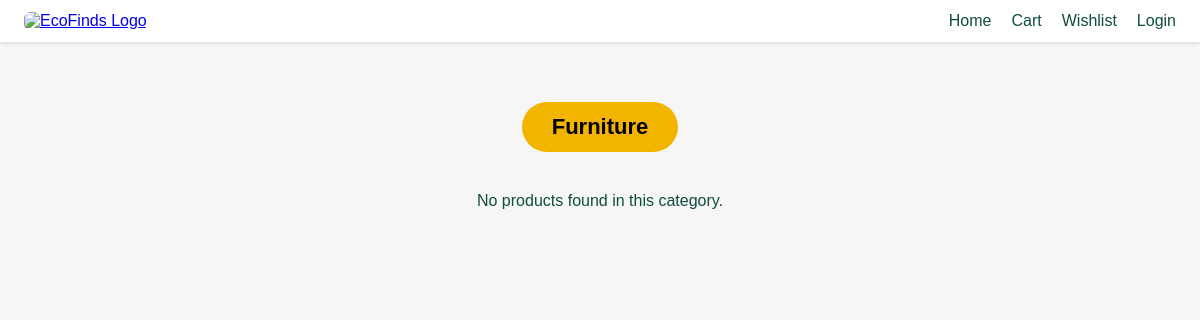
/categories/Furniture, run on an earlier commit of the app's database.
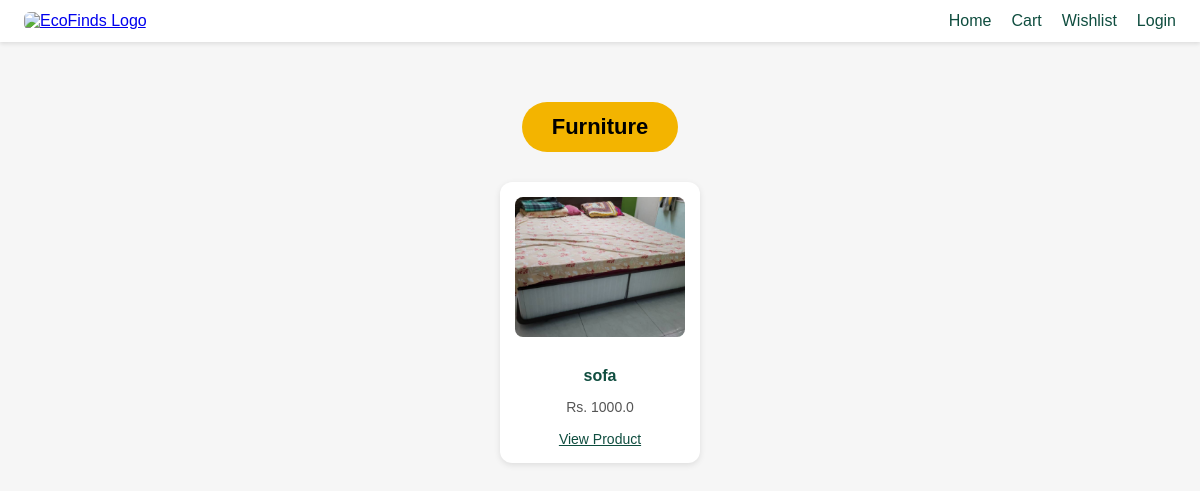
And on a later commit of the database.
### models.py (models this page shows)
class Product(db.Model):
    id = db.Column(db.Integer, primary_key=True)
    title = db.Column(db.String(100), nullable=False)
    description = db.Column(db.Text, nullable=False)
    price = db.Column(db.Float, nullable=False)
    category = db.Column(db.String(50))
    image = db.Column(db.String(100))
    created_at = db.Column(db.DateTime, default=datetime.utcnow)
    seller_id = db.Column(db.Integer, db.ForeignKey('user.id'))
    is_auction = db.Column(db.Boolean, default=False)
    auction = db.relationship('Auction', backref='product', uselist=False)

### product_routes.py (the view)
@product_bp.route('/categories/<string:category_name>')
def category_page(category_name):
    products = Product.query.filter(Product.category.ilike(category_name)).all()
    return render_template('category_page.html', category=category_name, products=products)

### templates/category_page.html (shortened to what this page needs)
{% extends "base.html" %}
{% block content %}
<div class="category-heading">{{ category }}</div>
{% if products %}
  <div class="product-grid">
    {% for product in products %}
    <div class="product-card">
      <img src="{{ url_for('static', filename='uploads/' ~ product.image) }}" alt="{{ product.title }}">
      <h3>{{ product.title }}</h3>
      <p>Rs. {{ product.price }}</p>
      <a href="{{ url_for('product_bp.product_detail', product_id=product.id) }}">View Product</a>
    </div>
    {% endfor %}
  </div>
{% else %}
  <p style="text-align: center; margin-top: 40px;">No products found in this category.</p>
{% endif %}
{% endblock %}

What changed in the data, as far as the page shows it:
added Product: category "Furniture", image+title (picture), title "sofa", price "1000.0"
Also different on the page:
{{ category }}: "Furniture" → (not shown)
text no longer shown: "No products found in this category."
